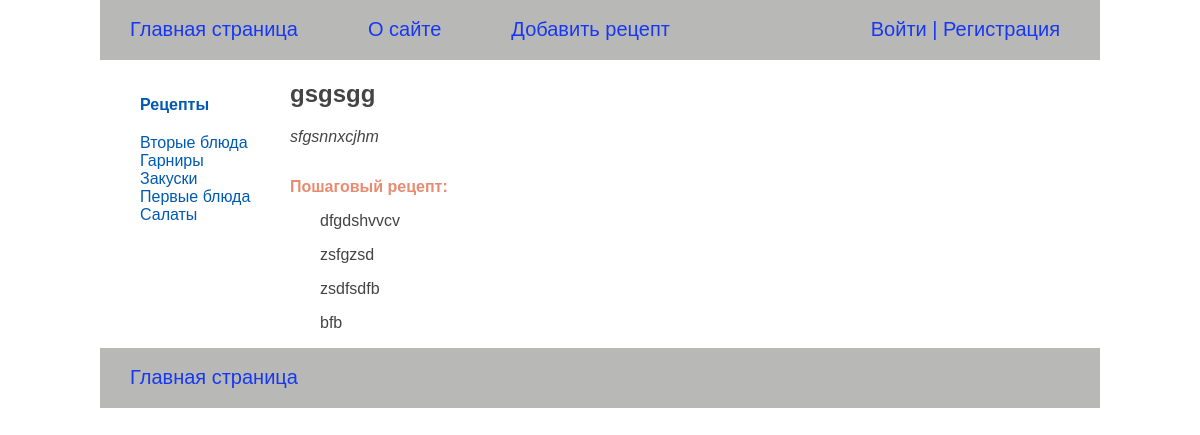
The app's page /detail/14/, older data.
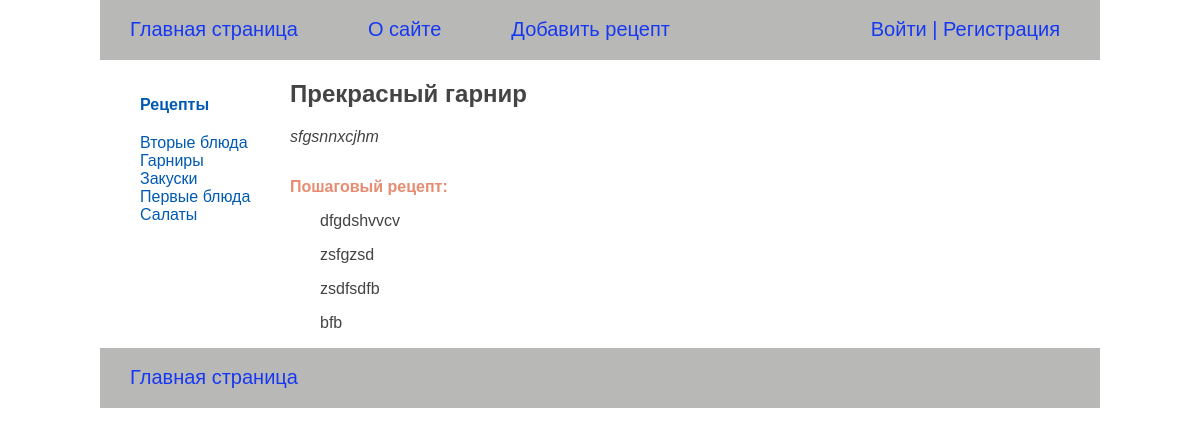
The same page, newer data.
### recipeapp/models.py (models this page shows, shortened)
class RecipeBase(models.Model):
    recipe_title = models.CharField(max_length=255, verbose_name='Название рецепта')
    photos = models.ImageField(upload_to='photos/%Y/%m/%d',
                               default=None,
                               blank=True,
                               null=True,
                               verbose_name='Изображение')
    short_description = models.TextField(blank=True, verbose_name='Короткое описание')
    cooking_description = models.TextField(blank=True, verbose_name='Пошаговый рецепт')
    time_create = models.DateTimeField(auto_now_add=True)
    time_update = models.DateTimeField(auto_now=True, verbose_name='Дата изменения')
    category = models.ForeignKey('Category', on_delete=models.PROTECT, related_name='cat_recipe',
                                 verbose_name='Категория')
    recipe_ingredients = models.ManyToManyField(
        Ingredients,
        related_name='ingredients_recipe',
        through='Composition',
        verbose_name="Ингредиенты"
    )
    author = models.ForeignKey(
        get_user_model(),
        on_delete=models.SET_NULL,
        related_name='recipes',
        null=True,
        default=None,
        verbose_name="Автор")
    class Meta:
        ordering = ['recipe_title']

### recipeapp/views.py (the view)
# urls.py: path('detail/<int:detail_id>/', ShowDetail.as_view(), name='detail'),
class ShowDetail(DataMixin, DetailView):
    template_name = 'recipeapp/details.html'
    pk_url_kwarg = 'detail_id'
    context_object_name = "recipe"
    def get_context_data(self, **kwargs):
        context = super().get_context_data(**kwargs)
        return self.get_mixin_context(
            context,
            composition=Composition.objects.filter(recipe_id=self.kwargs['detail_id']),
            title=context['recipe'].recipe_title,
        )
    def get_object(self, queryset=None):
        return get_object_or_404(RecipeBase, id=self.kwargs[self.pk_url_kwarg])

### recipeapp/models.py (called while the page is built)
    def get_absolut_url(self):
        return reverse('category', kwargs={'category_slug': self.category_slug})

### recipeapp/templatetags/recipe_tags.py (called while the page is built)
@register.inclusion_tag('recipeapp/list_categories.html')
def show_categories(category_selected_id=0):
    categories = Category.objects.annotate(total=Count('cat_recipe')).filter(total__gt=0)
    return {'categories': categories, 'category_selected': category_selected_id}

### recipeapp/utils.py (called while the page is built)
    def get_mixin_context(self, context, **kwargs):
        context['recipe_selected'] = None
        context.update(kwargs)
        return context

### users/context_processors.py (called while the page is built)
def get_recipe_context(request):
    return {'mainmenu': menu}

### recipeapp/templates/recipeapp/details.html (shortened to what this page needs)
{% extends 'base.html' %}
{% block content %}
  <h1>{{ recipe.recipe_title }}</h1>
  <div class="short_description">
    {{ recipe.short_description|linebreaks }}
  </div>
  <div>
    <p class="step-recipe">Пошаговый рецепт:</p>
  </div>
  <div class="cooking_description">
    {{ recipe.cooking_description|linebreaks }}
  </div>
{% endblock %}

Row changes from the older to the newer data that the page shows:
changed RecipeBase "sfgsnnxcjhm": recipe_title "gsgsgg" → "Прекрасный гарнир"
